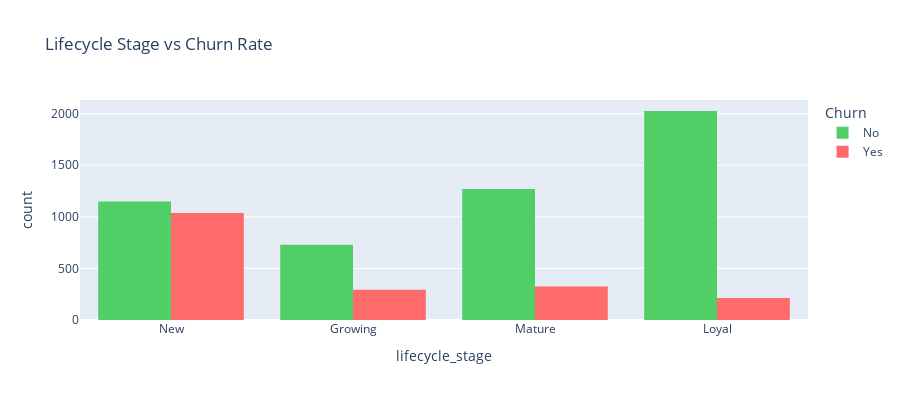

Notebook code for this chart:
### Markdown cell above
## Feature 3 - Customer Lifecycle Stage

### Code cell
print("FEATURE ENGINEERING: lifecycle_stage")
print("="*60)

def categorize_lifecycle(tenure):
    """
    Categorizes customers by tenure into lifecycle stages.
    
    Business Logic:
    - New (0-12): Onboarding phase, high churn risk
    - Growing (12-24): Building relationship
    - Mature (24-48): Established customer
    - Loyal (48+): Long-term, low churn risk
    """
    if tenure <= 12:
        return 'New'
    elif tenure <= 24:
        return 'Growing'
    elif tenure <= 48:
        return 'Mature'
    else:
        return 'Loyal'

df['lifecycle_stage'] = df['tenure'].apply(categorize_lifecycle)

print("Feature created!")
print(f"\nDistribution:")
print(df['lifecycle_stage'].value_counts().sort_index())

# Business Validation
print("\nBUSINESS VALIDATION:")
lifecycle_churn = df.groupby('lifecycle_stage')['Churn'].apply(
    lambda x: (x == 'Yes').sum() / len(x) * 100
).sort_values(ascending=False)

print("\nChurn Rate by Lifecycle Stage:")
for stage, rate in lifecycle_churn.items():
    count = (df['lifecycle_stage'] == stage).sum()
    print(f"  {stage:10s}: {rate:5.1f}% ({count:4,} customers)")

# Visualization
fig = px.histogram(df, x='lifecycle_stage', color='Churn',
                   category_orders={'lifecycle_stage': ['New', 'Growing', 'Mature', 'Loyal']},
                   title='Lifecycle Stage vs Churn Rate',
                   color_discrete_map={'Yes': '#ff6b6b', 'No': '#51cf66'},
                   barmode='group')
fig.update_layout(height=400)
fig.show()

if lifecycle_churn['New'] > lifecycle_churn['Loyal']:
    print("\nINSIGHT: Clear lifecycle pattern!")
    print("   → New customers need different retention strategy than Loyal!")

### Figure 1 — Plotly figure (JSON) as saved in the notebook; plotly's stock layout.template omitted (floating-point values rounded to 4 significant figures; data arrays with more than 128 entries replaced by an {"elided": "..."} marker saying what was removed)
{"data": [{"alignmentgroup": "True", "bingroup": "x", "hovertemplate": "Churn=No<br>lifecycle_stage=%{x}<br>count=%{y}<extra></extra>", "legendgroup": "No", "marker": {"color": "#51cf66", "pattern": {"shape": ""}}, "name": "No", "offsetgroup": "No", "orientation": "v", "showlegend": true, "type": "histogram", "x": {"elided": "5174 str values"}, "xaxis": "x", "yaxis": "y"}, {"alignmentgroup": "True", "bingroup": "x", "hovertemplate": "Churn=Yes<br>lifecycle_stage=%{x}<br>count=%{y}<extra></extra>", "legendgroup": "Yes", "marker": {"color": "#ff6b6b", "pattern": {"shape": ""}}, "name": "Yes", "offsetgroup": "Yes", "orientation": "v", "showlegend": true, "type": "histogram", "x": {"elided": "1869 str values"}, "xaxis": "x", "yaxis": "y"}], "layout": {"barmode": "group", "height": 400, "legend": {"title": {"text": "Churn"}, "tracegroupgap": 0}, "title": {"text": "Lifecycle Stage vs Churn Rate"}, "xaxis": {"anchor": "y", "categoryarray": ["New", "Growing", "Mature", "Loyal"], "categoryorder": "array", "domain": [0, 1], "title": {"text": "lifecycle_stage"}}, "yaxis": {"anchor": "x", "domain": [0, 1], "title": {"text": "count"}}}}
